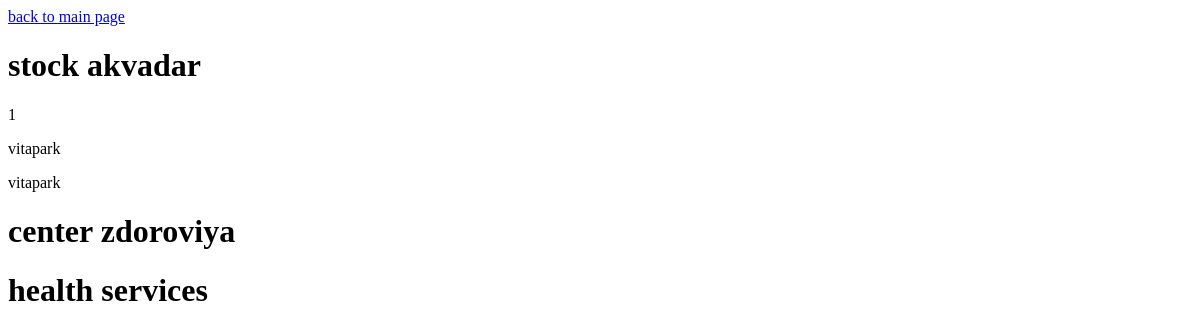
Before: /akvadar/ with the older database file.
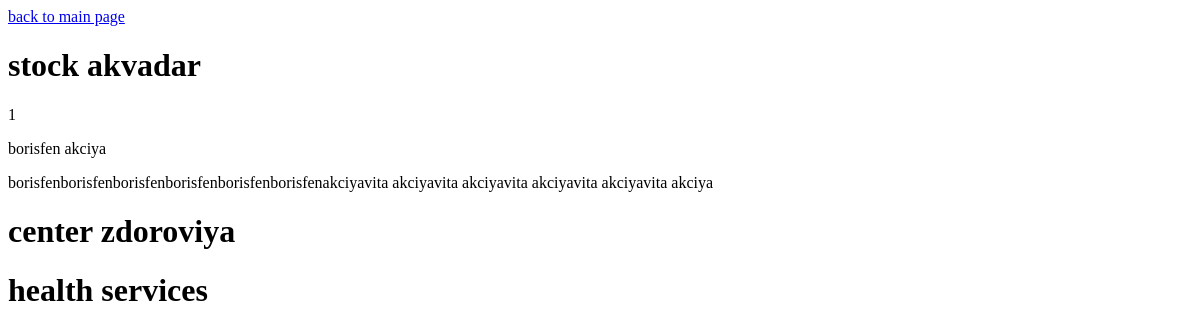
After: the same page with the newer database file.
### main/models.py (models this page shows, shortened)
class Stock(models.Model):
    hotels = models.ManyToManyField('Hotel', blank=True)
    name = models.CharField('name', max_length=100)
    description = models.TextField('description', max_length=1000)
    stock_both = models.NullBooleanField(null=True)
    class Meta:
        verbose_name = 'Акция'
        verbose_name_plural = 'Акции'

### akvadar/views.py (the view)
def stockakvadar(request):
    stock = Stock.objects.filter(id=1)
    hc = HealthCenter.objects.all()
    context = {
        'stock': stock,
        'hc': hc,
    }
    return render(request, 'akvadar.html', context=context)

### akvadar/templates/akvadar.html (shortened to what this page needs)
<!DOCTYPE html>
<html lang="en">
<head>
</head>
<body>
<a href="/">back to main page</a>
<h1> stock akvadar</h1>
{% for s in stock %}
    <p>{{ s.id }}</p>
    <p>{{ s.name }}</p>
    <p>{{ s.description }}</p>
{% endfor %}
<h1>center zdoroviya</h1>
<h1>health services</h1>
</body>
</html>

Changed rows visible on the page:
changed Stock id 1: name "vitapark" → "borisfen akciya"; description "vitapark" → "borisfenborisfenborisfenborisfenborisfenborisfenakciyavita akciyavita akciyavita akciyavita akciyavita akciya"
